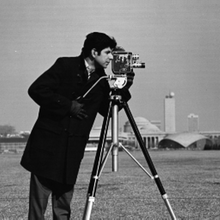
%> input picture adaptive-median-filter-salt-pepper/Cameraman.bmp, 220 x 220 px, shrunk from 512 x 512 before the run
$ octave main.m   (GNU Octave 9; MATLAB toolbox functions it lacks are replaced by stand-ins)
%> lines starting %> are read from the running program, lines starting %| are printed output that depends on the picture
### adaptive-median-filter-salt-pepper/my_filter.m
function filter_image = my_filter(image, filter_size)
    [rows, cols] = size(image);
    filter_image = image;
    a = filter_size(1);
    b = filter_size(2);
    padded_image = padarray(image, [a b],"replicate");
    neighbors = zeros(power(a*2+1, 2), 1);
    for x=1:rows
        for y=1:cols
            if image(x, y) == 0 || image(x, y) == 1
                neighbor_cnt = 1;
                for i=-a:a
                    for j=-b:b
                        neighbors(neighbor_cnt) = padded_image(x+a+i, y+b+j);
                        neighbor_cnt = neighbor_cnt + 1;
                    end
                end
                filter_image(x, y) = median(neighbors);
            end
        end
    end
end

### adaptive-median-filter-salt-pepper/optimize_my_filter.m
function [best_filt, final_a, final_b, max_psnr] = optimize_my_filter(image, noise_image)
    max_psnr = 0;
    final_a = 0;
    final_b = 0;
    max_iterations = 20;

    for filt_size = 1:10
        a = filt_size;
        b = filt_size;

        myfilt = my_filter(noise_image, [a b]);

        iteration_count = 0;
        while (any(myfilt(:) == 0) || any(myfilt(:) == 1)) && (iteration_count < max_iterations)
            myfilt = my_filter(myfilt, [a b]);
            iteration_count = iteration_count + 1;
        end

        tmp_psnr = psnr(image, myfilt);
        if tmp_psnr > max_psnr
            max_psnr = tmp_psnr;
            final_a = a;
            final_b = b;
        end
    end

    best_filt = my_filter(noise_image, [final_a final_b]);
    iteration_count = 0;
    while (any(best_filt(:) == 0) || any(best_filt(:) == 1)) && (iteration_count < max_iterations)
        best_filt = my_filter(best_filt, [final_a final_b]);
        iteration_count = iteration_count + 1;
    end
end

### adaptive-median-filter-salt-pepper/main.m
clc; close all; clear;

image = im2double(imread("Cameraman.bmp"));
%> image: size 220x220 double; min 0, max 1, mean 0.464
noise_image = imnoise(image, "salt & pepper", 0.9);
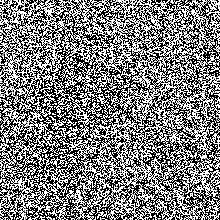
%> noise_image: size 220x220 double; min 0, max 1, mean 0.496

%> (the run ends here)
